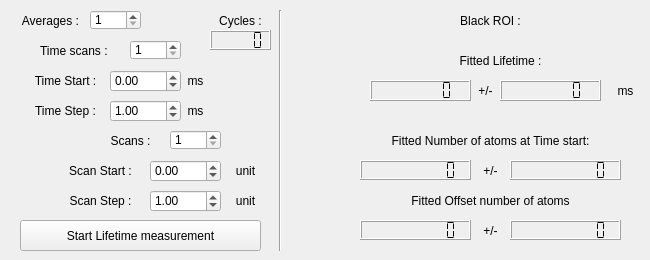
          <widget class="QWidget" name="tab_7">
           <attribute name="title">
            <string>Lifetime</string>
           </attribute>
           <widget class="QLabel" name="label_260">
            <property name="geometry">
             <rect>
              <x>200</x>
              <y>10</y>
              <width>81</width>
              <height>21</height>
             </rect>
            </property>
            <property name="text">
             <string>Cycles :</string>
            </property>
            <property name="alignment">
             <set>Qt::AlignCenter</set>
            </property>
           </widget>
           <widget class="QLabel" name="label_261">
            <property name="geometry">
             <rect>
              <x>180</x>
              <y>100</y>
              <width>31</width>
              <height>21</height>
             </rect>
            </property>
            <property name="text">
             <string>ms</string>
            </property>
            <property name="alignment">
             <set>Qt::AlignCenter</set>
            </property>
           </widget>
           <widget class="QSpinBox" name="imaging_LT_averages">
            <property name="geometry">
             <rect>
              <x>90</x>
              <y>10</y>
              <width>51</width>
              <height>20</height>
             </rect>
            </property>
            <property name="minimum">
             <number>1</number>
            </property>
            <property name="maximum">
             <number>1000</number>
            </property>
            <property name="singleStep">
             <number>1</number>
            </property>
            <property name="value">
             <number>1</number>
            </property>
           </widget>
           <widget class="QLCDNumber" name="lcdNumber_LT_atomNumberTStartFitted">
            <property name="geometry">
             <rect>
              <x>360</x>
              <y>160</y>
              <width>111</width>
              <height>20</height>
             </rect>
            </property>
            <property name="smallDecimalPoint">
             <bool>false</bool>
            </property>
            <property name="digitCount">
             <number>9</number>
            </property>
            <property name="mode">
             <enum>QLCDNumber::Dec</enum>
            </property>
            <property name="segmentStyle">
             <enum>QLCDNumber::Flat</enum>
            </property>
            <property name="value" stdset="0">
             <double>0.000000000000000</double>
            </property>
            <property name="intValue" stdset="0">
             <number>0</number>
            </property>
           </widget>
           <widget class="QDoubleSpinBox" name="Imaging__LT_scanStep">
            <property name="geometry">
             <rect>
              <x>150</x>
              <y>190</y>
              <width>71</width>
              <height>22</height>
             </rect>
            </property>
            <property name="locale">
             <locale language="English" country="UnitedStates"/>
            </property>
            <property name="decimals">
             <number>2</number>
            </property>
            <property name="maximum">
             <double>10000.000000000000000</double>
            </property>
            <property name="singleStep">
             <double>1.000000000000000</double>
            </property>
            <property name="value">
             <double>1.000000000000000</double>
            </property>
           </widget>
           <widget class="QLabel" name="label_262">
            <property name="geometry">
             <rect>
              <x>10</x>
              <y>100</y>
              <width>111</width>
              <height>21</height>
             </rect>
            </property>
            <property name="text">
             <string>Time Step :</string>
            </property>
            <property name="alignment">
             <set>Qt::AlignCenter</set>
            </property>
           </widget>
           <widget class="QSpinBox" name="imaging_LT_Tscans">
            <property name="geometry">
             <rect>
              <x>130</x>
              <y>40</y>
              <width>51</width>
              <height>20</height>
             </rect>
            </property>
            <property name="minimum">
             <number>1</number>
            </property>
            <property name="maximum">
             <number>1000</number>
            </property>
            <property name="singleStep">
             <number>1</number>
            </property>
            <property name="value">
             <number>1</number>
            </property>
           </widget>
           <widget class="QDoubleSpinBox" name="Imaging__LT_Tstepms">
            <property name="geometry">
             <rect>
              <x>110</x>
              <y>100</y>
              <width>71</width>
              <height>22</height>
             </rect>
            </property>
            <property name="locale">
             <locale language="English" country="UnitedStates"/>
            </property>
            <property name="decimals">
             <number>2</number>
            </property>
            <property name="maximum">
             <double>10000.000000000000000</double>
            </property>
            <property name="singleStep">
             <double>1.000000000000000</double>
            </property>
            <property name="value">
             <double>1.000000000000000</double>
            </property>
           </widget>
           <widget class="Line" name="line_13">
            <property name="geometry">
             <rect>
              <x>270</x>
              <y>10</y>
              <width>21</width>
              <height>241</height>
             </rect>
            </property>
            <property name="orientation">
             <enum>Qt::Vertical</enum>
            </property>
           </widget>
           <widget class="QLabel" name="label_263">
            <property name="geometry">
             <rect>
              <x>10</x>
              <y>70</y>
              <width>111</width>
              <height>21</height>
             </rect>
            </property>
            <property name="text">
             <string>Time Start :</string>
            </property>
            <property name="alignment">
             <set>Qt::AlignCenter</set>
            </property>
           </widget>
           <widget class="QLCDNumber" name="lcdNumber_LT_atomNumberTStartFittedErr">
            <property name="geometry">
             <rect>
              <x>510</x>
              <y>160</y>
              <width>111</width>
              <height>20</height>
             </rect>
            </property>
            <property name="smallDecimalPoint">
             <bool>false</bool>
            </property>
            <property name="digitCount">
             <number>9</number>
            </property>
            <property name="mode">
             <enum>QLCDNumber::Dec</enum>
            </property>
            <property name="segmentStyle">
             <enum>QLCDNumber::Flat</enum>
            </property>
            <property name="value" stdset="0">
             <double>0.000000000000000</double>
            </property>
            <property name="intValue" stdset="0">
             <number>0</number>
            </property>
           </widget>
           <widget class="QLabel" name="label_265">
            <property name="geometry">
             <rect>
              <x>50</x>
              <y>190</y>
              <width>101</width>
              <height>21</height>
             </rect>
            </property>
            <property name="text">
             <string>Scan Step :</string>
            </property>
            <property name="alignment">
             <set>Qt::AlignCenter</set>
            </property>
           </widget>
           <widget class="QLabel" name="label_267">
            <property name="geometry">
             <rect>
              <x>0</x>
              <y>10</y>
              <width>101</width>
              <height>21</height>
             </rect>
            </property>
            <property name="text">
             <string>Averages :</string>
            </property>
            <property name="alignment">
             <set>Qt::AlignCenter</set>
            </property>
           </widget>
           <widget class="QLCDNumber" name="lcdNumber_LT_LifetimemsErr">
            <property name="geometry">
             <rect>
              <x>500</x>
              <y>80</y>
              <width>101</width>
              <height>21</height>
             </rect>
            </property>
            <property name="smallDecimalPoint">
             <bool>false</bool>
            </property>
            <property name="digitCount">
             <number>7</number>
            </property>
            <property name="mode">
             <enum>QLCDNumber::Dec</enum>
            </property>
            <property name="segmentStyle">
             <enum>QLCDNumber::Flat</enum>
            </property>
            <property name="value" stdset="0">
             <double>0.000000000000000</double>
            </property>
            <property name="intValue" stdset="0">
             <number>0</number>
            </property>
           </widget>
           <widget class="QLabel" name="label_268">
            <property name="geometry">
             <rect>
              <x>10</x>
              <y>40</y>
              <width>131</width>
              <height>21</height>
             </rect>
            </property>
            <property name="text">
             <string>Time scans : </string>
            </property>
            <property name="alignment">
             <set>Qt::AlignCenter</set>
            </property>
           </widget>
           <widget class="QLabel" name="label_269">
            <property name="geometry">
             <rect>
              <x>230</x>
              <y>190</y>
              <width>31</width>
              <height>21</height>
             </rect>
            </property>
            <property name="text">
             <string>unit</string>
            </property>
            <property name="alignment">
             <set>Qt::AlignCenter</set>
            </property>
           </widget>
           <widget class="QDoubleSpinBox" name="Imaging__LT_scanStart">
            <property name="geometry">
             <rect>
              <x>150</x>
              <y>160</y>
              <width>71</width>
              <height>22</height>
             </rect>
            </property>
            <property name="locale">
             <locale language="English" country="UnitedStates"/>
            </property>
            <property name="decimals">
             <number>2</number>
            </property>
            <property name="minimum">
             <double>-10000.000000000000000</double>
            </property>
            <property name="maximum">
             <double>10000.000000000000000</double>
            </property>
            <property name="singleStep">
             <double>1.000000000000000</double>
            </property>
            <property name="value">
             <double>0.000000000000000</double>
            </property>
           </widget>
           <widget class="QLabel" name="label_270">
            <property name="geometry">
             <rect>
              <x>50</x>
              <y>160</y>
              <width>101</width>
              <height>21</height>
             </rect>
            </property>
            <property name="text">
             <string>Scan Start :</string>
            </property>
            <property name="alignment">
             <set>Qt::AlignCenter</set>
            </property>
           </widget>
           <widget class="QLabel" name="label_271">
            <property name="geometry">
             <rect>
              <x>470</x>
              <y>80</y>
              <width>31</width>
              <height>21</height>
             </rect>
            </property>
            <property name="text">
             <string>+/-</string>
            </property>
            <property name="alignment">
             <set>Qt::AlignCenter</set>
            </property>
           </widget>
           <widget class="QLCDNumber" name="lcdNumber_LT_Lifetimems">
            <property name="geometry">
             <rect>
              <x>370</x>
              <y>80</y>
              <width>101</width>
              <height>21</height>
             </rect>
            </property>
            <property name="smallDecimalPoint">
             <bool>false</bool>
            </property>
            <property name="digitCount">
             <number>7</number>
            </property>
            <property name="mode">
             <enum>QLCDNumber::Dec</enum>
            </property>
            <property name="segmentStyle">
             <enum>QLCDNumber::Flat</enum>
            </property>
            <property name="value" stdset="0">
             <double>0.000000000000000</double>
            </property>
            <property name="intValue" stdset="0">
             <number>0</number>
            </property>
           </widget>
           <widget class="QLabel" name="label_272">
            <property name="geometry">
             <rect>
              <x>180</x>
              <y>70</y>
              <width>31</width>
              <height>21</height>
             </rect>
            </property>
            <property name="text">
             <string>ms</string>
            </property>
            <property name="alignment">
             <set>Qt::AlignCenter</set>
            </property>
           </widget>
           <widget class="QLabel" name="label_273">
            <property name="geometry">
             <rect>
              <x>230</x>
              <y>160</y>
              <width>31</width>
              <height>21</height>
             </rect>
            </property>
            <property name="text">
             <string>unit</string>
            </property>
            <property name="alignment">
             <set>Qt::AlignCenter</set>
            </property>
           </widget>
           <widget class="QLabel" name="label_274">
            <property name="geometry">
             <rect>
              <x>610</x>
              <y>80</y>
              <width>31</width>
              <height>21</height>
             </rect>
            </property>
            <property name="text">
             <string>ms</string>
            </property>
            <property name="alignment">
             <set>Qt::AlignCenter</set>
            </property>
           </widget>
           <widget class="QSpinBox" name="imaging_LT_scans">
            <property name="geometry">
             <rect>
              <x>170</x>
              <y>130</y>
              <width>51</width>
              <height>20</height>
             </rect>
            </property>
            <property name="minimum">
             <number>1</number>
            </property>
            <property name="maximum">
             <number>1000</number>
            </property>
            <property name="singleStep">
             <number>1</number>
            </property>
            <property name="value">
             <number>1</number>
            </property>
           </widget>
           <widget class="QLCDNumber" name="lcdNumber_imaging_LT_cycles">
            <property name="geometry">
             <rect>
              <x>210</x>
              <y>30</y>
              <width>61</width>
              <height>20</height>
             </rect>
            </property>
            <property name="smallDecimalPoint">
             <bool>false</bool>
            </property>
            <property name="digitCount">
             <number>5</number>
            </property>
            <property name="mode">
             <enum>QLCDNumber::Dec</enum>
            </property>
            <property name="segmentStyle">
             <enum>QLCDNumber::Flat</enum>
            </property>
            <property name="value" stdset="0">
             <double>0.000000000000000</double>
            </property>
            <property name="intValue" stdset="0">
             <number>0</number>
            </property>
           </widget>
           <widget class="QLabel" name="label_276">
            <property name="geometry">
             <rect>
              <x>90</x>
              <y>130</y>
              <width>81</width>
              <height>21</height>
             </rect>
            </property>
            <property name="text">
             <string>Scans :</string>
            </property>
            <property name="alignment">
             <set>Qt::AlignCenter</set>
            </property>
           </widget>
           <widget class="QLabel" name="label_278">
            <property name="geometry">
             <rect>
              <x>470</x>
              <y>160</y>
              <width>41</width>
              <height>21</height>
             </rect>
            </property>
            <property name="text">
             <string>+/-</string>
            </property>
            <property name="alignment">
             <set>Qt::AlignCenter</set>
            </property>
           </widget>
           <widget class="QLabel" name="label_279">
            <property name="geometry">
             <rect>
              <x>360</x>
              <y>190</y>
              <width>261</width>
              <height>21</height>
             </rect>
            </property>
            <property name="text">
             <string>Fitted Offset number of atoms</string>
            </property>
            <property name="alignment">
             <set>Qt::AlignCenter</set>
            </property>
           </widget>
           <widget class="QLabel" name="label_280">
            <property name="geometry">
             <rect>
              <x>350</x>
              <y>130</y>
              <width>281</width>
              <height>21</height>
             </rect>
            </property>
            <property name="text">
             <string>Fitted Number of atoms at Time start:</string>
            </property>
            <property name="alignment">
             <set>Qt::AlignCenter</set>
            </property>
           </widget>
           <widget class="QDoubleSpinBox" name="Imaging__LT_Tstartms">
            <property name="geometry">
             <rect>
              <x>110</x>
              <y>70</y>
              <width>71</width>
              <height>22</height>
             </rect>
            </property>
            <property name="locale">
             <locale language="English" country="UnitedStates"/>
            </property>
            <property name="decimals">
             <number>2</number>
            </property>
            <property name="minimum">
             <double>-10000.000000000000000</double>
            </property>
            <property name="maximum">
             <double>10000.000000000000000</double>
            </property>
            <property name="singleStep">
             <double>1.000000000000000</double>
            </property>
            <property name="value">
             <double>0.000000000000000</double>
            </property>
           </widget>
           <widget class="QPushButton" name="pushButton_start_LT_measurement">
            <property name="geometry">
             <rect>
              <x>20</x>
              <y>220</y>
              <width>241</width>
              <height>31</height>
             </rect>
            </property>
            <property name="text">
             <string>Start Lifetime measurement</string>
            </property>
           </widget>
           <widget class="QLCDNumber" name="lcdNumber_LT_atomNumberOffsetFitted">
            <property name="geometry">
             <rect>
              <x>360</x>
              <y>220</y>
              <width>111</width>
              <height>20</height>
             </rect>
            </property>
            <property name="smallDecimalPoint">
             <bool>false</bool>
            </property>
            <property name="digitCount">
             <number>9</number>
            </property>
            <property name="mode">
             <enum>QLCDNumber::Dec</enum>
            </property>
            <property name="segmentStyle">
             <enum>QLCDNumber::Flat</enum>
            </property>
            <property name="value" stdset="0">
             <double>0.000000000000000</double>
            </property>
            <property name="intValue" stdset="0">
             <number>0</number>
            </property>
           </widget>
           <widget class="QLabel" name="label_281">
            <property name="geometry">
             <rect>
              <x>470</x>
              <y>220</y>
              <width>41</width>
              <height>21</height>
             </rect>
            </property>
            <property name="text">
             <string>+/-</string>
            </property>
            <property name="alignment">
             <set>Qt::AlignCenter</set>
            </property>
           </widget>
           <widget class="QLCDNumber" name="lcdNumber_LT_atomNumberOffsetFittedErr">
            <property name="geometry">
             <rect>
              <x>510</x>
              <y>220</y>
              <width>111</width>
              <height>20</height>
             </rect>
            </property>
            <property name="smallDecimalPoint">
             <bool>false</bool>
            </property>
            <property name="digitCount">
             <number>9</number>
            </property>
            <property name="mode">
             <enum>QLCDNumber::Dec</enum>
            </property>
            <property name="segmentStyle">
             <enum>QLCDNumber::Flat</enum>
            </property>
            <property name="value" stdset="0">
             <double>0.000000000000000</double>
            </property>
            <property name="intValue" stdset="0">
             <number>0</number>
            </property>
           </widget>
           <widget class="QLabel" name="label_282">
            <property name="geometry">
             <rect>
              <x>360</x>
              <y>50</y>
              <width>281</width>
              <height>21</height>
             </rect>
            </property>
            <property name="text">
             <string>Fitted Lifetime :</string>
            </property>
            <property name="alignment">
             <set>Qt::AlignCenter</set>
            </property>
           </widget>
           <widget class="QLabel" name="label_208">
            <property name="geometry">
             <rect>
              <x>420</x>
              <y>10</y>
              <width>141</width>
              <height>21</height>
             </rect>
            </property>
            <property name="locale">
             <locale language="English" country="UnitedStates"/>
            </property>
            <property name="text">
             <string>Black ROI :</string>
            </property>
            <property name="alignment">
             <set>Qt::AlignCenter</set>
            </property>
           </widget>
          </widget>
